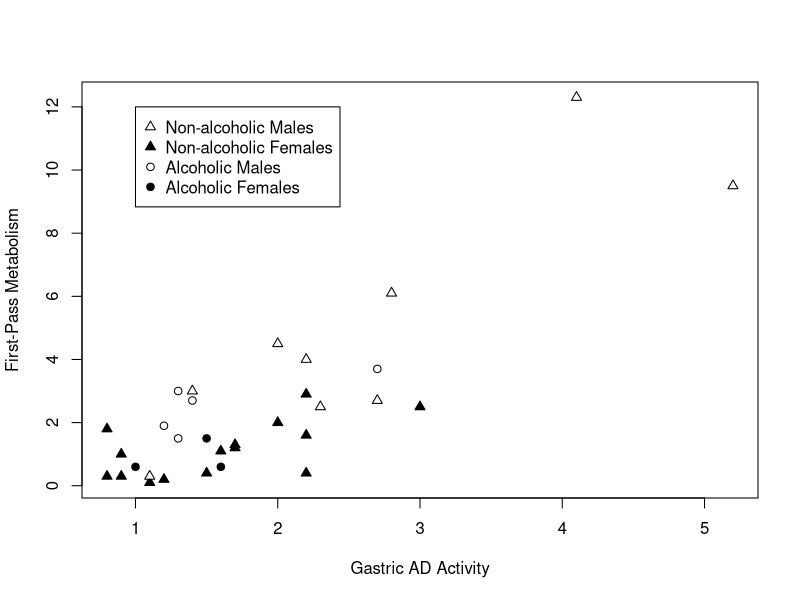
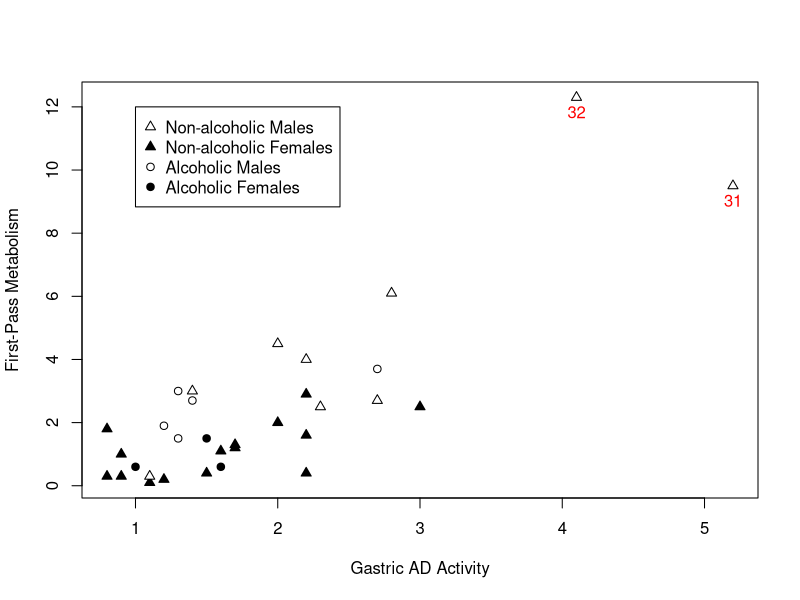
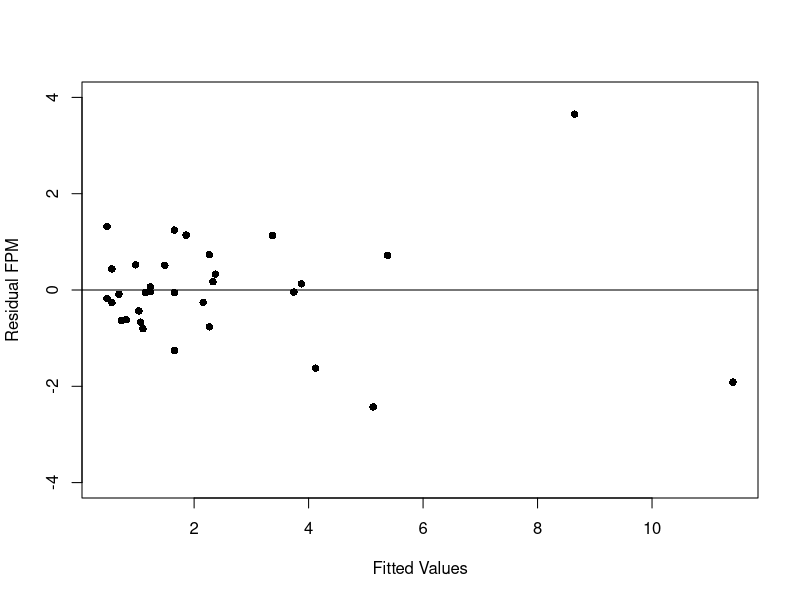
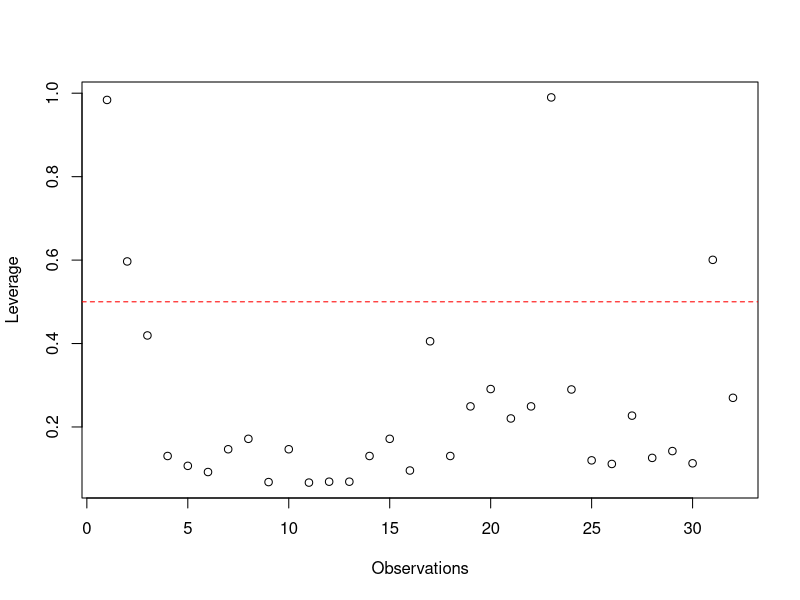
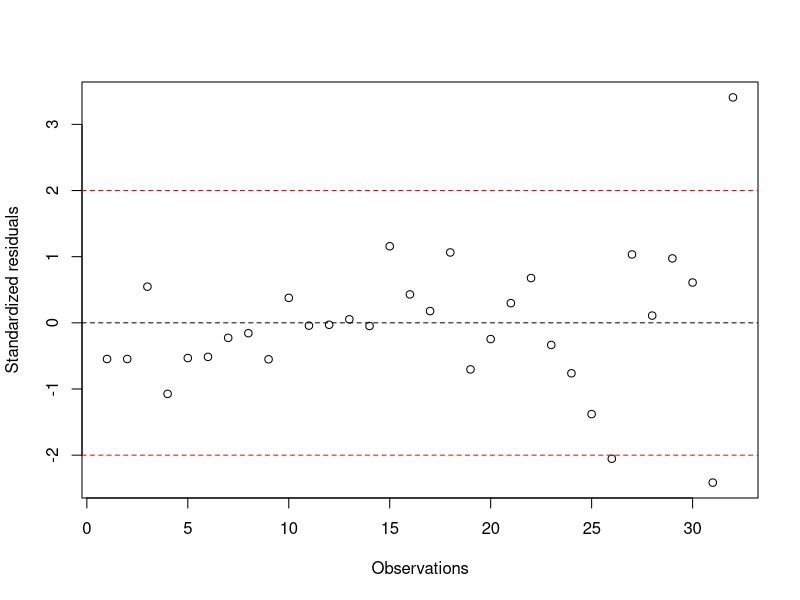
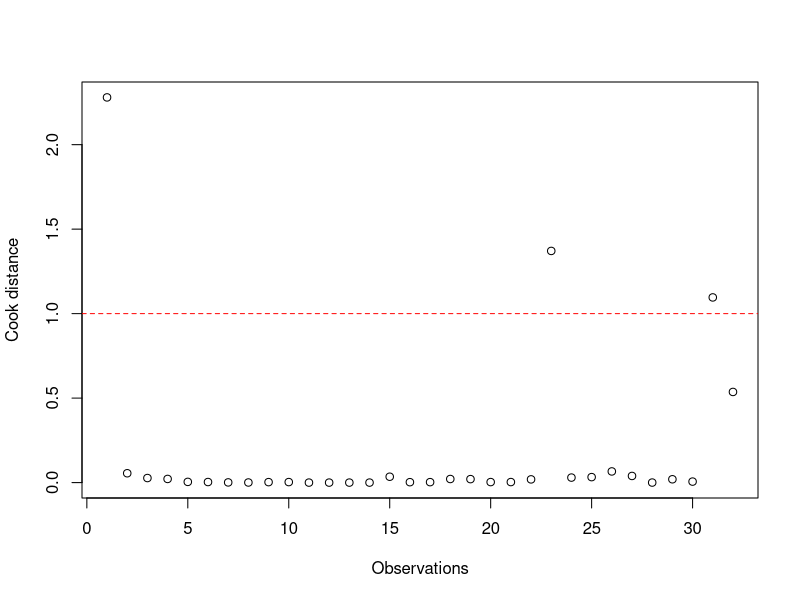

Write R code to recreate these figures, in order.
case1101 <- read.csv("case1101.csv",header=TRUE)
# I will define the variables to call them by name throughout the problem, but we can also attach the data or use "$" to call specific columns
Metabol <- case1101$Metabol
Gastric <- case1101$Gastric
Sex <- case1101$Sex
Alcohol <- case1101$Alcohol
Obs <- case1101$Subject # We will use the observation number later when looking at som case influence statistics
case1101 #Print the data set
myBg <- ifelse(Sex=="Female","black","white") # This specifies the colors for the symbols
myPch <- ifelse(Alcohol=="Alcoholic",21,24) # This specifies the symbols (circle or triangle)
plot(Gastric, Metabol, pch=myPch,bg=myBg, xlab="Gastric AD Activity", ylab="First-Pass Metabolism")
legend(1,12, pch=c(24,24,21,21), pt.bg=c("white","black", "white", "black"), c("Non-alcoholic Males", "Non-alcoholic Females", "Alcoholic Males", "Alcoholic Females"))
which(Gastric > 4) # Which observations have values of Gastric greater than 4 
which(Gastric > 5) # Which observations have values of Gastric greater than 5 
myBg <- ifelse(Sex=="Female","black","white") # This specifies the colors for the symbols
myPch <- ifelse(Alcohol=="Alcoholic",21,24) # This specifies the symbols (circle or triangle)
plot(Gastric, Metabol, pch=myPch,bg=myBg, xlab="Gastric AD Activity", ylab="First-Pass Metabolism")
legend(1,12, pch=c(24,24,21,21), pt.bg=c("white","black", "white", "black"), c("Non-alcoholic Males", "Non-alcoholic Females", "Alcoholic Males", "Alcoholic Females"))
labelsubs <- subset(case1101, Gastric>4) # Identify observations with Gastric values > 4 
text(labelsubs$Gastric, labelsubs$Metabol, row.names(labelsubs), pos=1, col="red") # Add the observations nmbers to the plot
meta <- Metabol
gast <- Gastric
alc <- as.numeric(Alcohol=="Alcoholic") # Indicator variables
fem <- as.numeric(Sex=="Female")        # Indicator variables

data_orig <- data.frame(meta,gast,alc,fem) # A data frame contining the original data
mod1 <- lm(meta ~ gast*alc*fem,data=data_orig) # Note that "*" will produce the model above with all possible interactions
summary(mod1)
plot(mod1$fitted, mod1$resid, xlab="Fitted Values", ylab="Residual FPM", pch=16, ylim=c(-4,4))
abline(h=0)
which(mod1$fitted > 8) # Which observations fitted values greater than 8
which(as.vector(mod1$fitted) > 8) # Observe the difference with this statement
mod1$fitted # We can also inspect the entire list of fitted values
data_rem <- data_orig[-c(31,32),] # Remove observation s 31 and 32 from the original data
mod1_rem <- lm(meta ~ gast*alc*fem,data=data_rem) # Re-fit the model removing the observations
summary(mod1_rem) # Print summary for comparisons 
hatvalues(mod1) # Looking at the leverage for each observation in the original model
plot(Obs,hatvalues(mod1), ylab="Leverage",xlab="Observations") # Plot leverage against the observations
abline(h=0.5, lty="dashed",col="red") # We include this value for reference
which(hatvalues(mod1)>0.5) # Identify observations greater than 0.5
plot(Obs,rstandard(mod1), ylab="Standardized residuals",xlab="Observations") # Plot leverage against the observations
abline(h=0, lty="dashed") # We include line at 0 for reference
abline(h=2, lty="dashed",col="red") # We include this value for reference
abline(h=-2, lty="dashed",col="red") # We include this value for reference
which(abs((rstandard(mod1)))>2) # Identify observations that  greater than 2
cooks.distance(mod1) # Looking at the Cook distances for each observation in the original model
plot(Obs,cooks.distance(mod1), ylab="Cook distance",xlab="Observations") # Plot leverage against the observations
abline(h=1, lty="dashed",col="red") # We include this value for reference
which(cooks.distance(mod1)>1) # Identify observations greater than 1
data_rem <- data_orig[-c(31,32),]
mod1_new <- lm(meta ~ gast*alc*fem,data=data_rem)
summary(mod1_new)